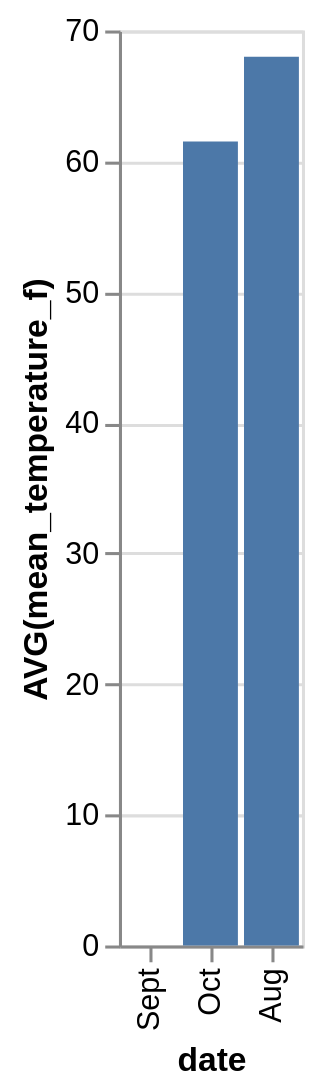

Source (Vega-Lite JSON):
### Vega-Lite specification from a JSON file in a GitHub repository (floating-point values rounded to 4 significant figures)
{"data": {"values": [{"x_data": "Aug", "y_data": 68}, {"x_data": "Sept", "y_data": 0}, {"x_data": "Oct", "y_data": 61.5}]}, "mark": "bar", "encoding": {"x": {"field": "x_data", "type": "nominal", "title": "date", "sort": "descending"}, "y": {"field": "y_data", "type": "quantitative", "title": "AVG(mean_temperature_f)"}}}
